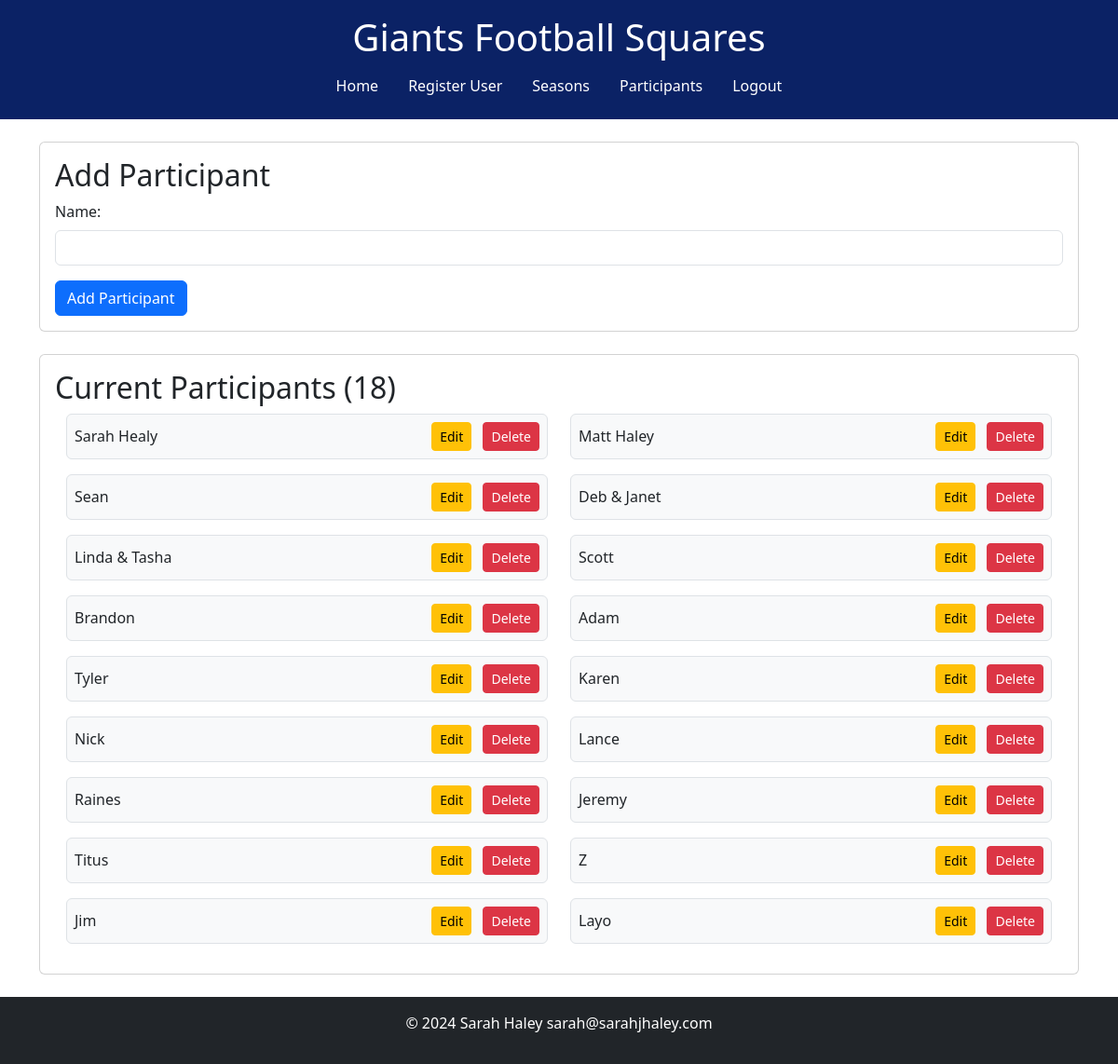
The app's page /add_part (signed in) with its own data.
### tables this page shows
CREATE TABLE "participants" (
	"Part_ID"	INTEGER NOT NULL UNIQUE,
	"name"	TEXT NOT NULL,
	PRIMARY KEY("Part_ID" AUTOINCREMENT)
);

### app.py (the view, shortened to what this page needs)
@app.route('/add_part', methods=['GET', 'POST'])
@login_required
def add_part():
    conn = get_db()
    cursor = conn.cursor()
    cursor.execute("SELECT part_id, name FROM participants")
    participants = cursor.fetchall()
    participant_count = len(participants)
    conn.close()
    return render_template('add_part.html', participants=participants, participant_count=participant_count)

### app.py (called while the page is built)
def get_db():
    conn = sqlite3.connect(DATABASE)
    return conn

def login_required(f):
    @wraps(f)
    def decorated_function(*args, **kwargs):
        if 'user_id' not in session:
            flash('You need to be logged in to view this page.', 'warning')
            return redirect(url_for('login'))
        return f(*args, **kwargs)
    return decorated_function

### templates/add_part.html (shortened to what this page needs)
{% extends 'base.html' %}
{% block content %}
<div class="card">
    <div class="card-body">
        <h2 class="card-title">Add Participant</h2>
        <form action="{{ url_for('add_part') }}" method="post">
            <div class="mb-3">
                <label for="name" class="form-label">Name:</label>
                <input type="text" id="name" name="name" class="form-control" required>
            </div>
            <button type="submit" class="btn btn-primary">Add Participant</button>
        </form>
    </div>
</div>
<br>
<div class="card">
    <div class="card-body">
        <h2 class="card-title">Current Participants ({{ participant_count }})</h2>
        <div class="container">
            <div class="row">
                {% for user in participants %}
                    <div class="col-12 col-md-6 mb-3">
                        <div class="d-flex justify-content-between align-items-center bg-light p-2 border rounded">
                            <span>{{ user[1] }}</span>
                            <div>
                                <a href="{{ url_for('edit_part', part_id=user[0]) }}" class="btn btn-sm btn-warning me-2">Edit</a>
                                <form action="{{ url_for('delete_part', part_id=user[0]) }}" method="post" style="display:inline;">
                                    <button type="submit" class="btn btn-sm btn-danger">Delete</button>
                                </form>
                            </div>
                        </div>
                    </div>
                {% endfor %}
            </div>
        </div>
    </div>
</div>
{% endblock %}

### templates/base.html (shortened to what this page needs)
<!DOCTYPE html>
<html lang="en">
<head>
    <link href="https://cdn.jsdelivr.net/npm/bootstrap@5.3.0/dist/css/bootstrap.min.css" rel="stylesheet">
</head>
<body>
    <header class="bg-primary text-white text-center py-3">
        <h1>Giants Football Squares</h1>
        <nav class="nav justify-content-center">
            <a class="nav-link text-white" href="{{ url_for('home') }}">Home</a>
            {% if 'user_id' in session %}
            <a class="nav-link text-white" href="{{ url_for('register') }}">Register User</a>
            <a class="nav-link text-white" href="{{ url_for('add_season') }}">Seasons</a>
            <a class="nav-link text-white" href="{{ url_for('add_part') }}">Participants</a>
            <a class="nav-link text-white" href="{{ url_for('logout') }}">Logout</a>
            {% else %}
            <a class="nav-link text-white" href="{{ url_for('login') }}">Login</a>
            {% endif %}
        </nav>
    </header>
    <main class="container mt-4">
        {% block content %}{% endblock %}
    </main>
    <footer class="bg-dark text-white text-center py-3 mt-4">
        <p>&copy; 2024 Sarah Haley sarah@sarahjhaley.com</p>
    </footer>
</body>
</html>

### templates/base.html (style rules this page uses)
:root { --bs-primary: #0B2265 !important; --bs-primary-rgb: 11, 34, 101 !important; --bs-secondary: #A5ACAF; --bs-success: #28a745; --bs-danger: #A71930; --bs-warning: #ffc107; --bs-info: #17a2b8; --bs-light: #f8f9fa; --bs-dark: #343a40; }

### records on screen
participants: name "Sarah Healy"
participants: name "Matt Haley"
participants: name "Sean"
participants: name "Deb & Janet"
participants: name "Linda & Tasha"
participants: name "Scott"
participants: name "Brandon"
participants: name "Adam"
participants: name "Tyler"
participants: name "Karen"
participants: name "Nick"
participants: name "Lance"
participants: name "Raines"
participants: name "Jeremy"
participants: name "Titus"
participants: name "Z"
participants: name "Jim"
participants: name "Layo"

### other values on screen
{{ participant_count }} "18"
